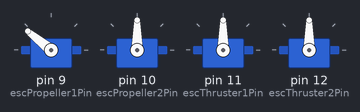
Bench run of a sketch on a simulated Arduino Uno, built with avr-gcc and run on an emulated ATmega328P. Shown: 4 × servo.

Above: at 0.1 s.
At 2.1 s:
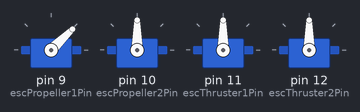
At 5.1 s:
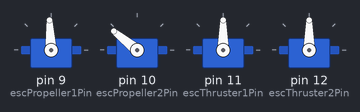
At 10.1 s:
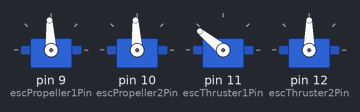
At 15.1 s:
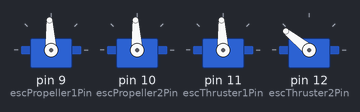
At 20.1 s:
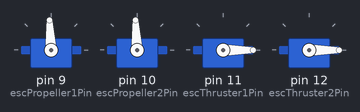
Timing chart, 0 to 21.6 s (numbered marks = the images above):
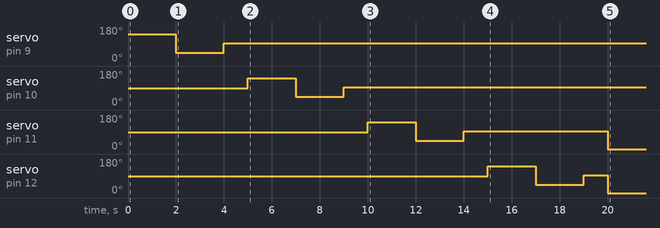

The sketch:

propellor.ino
```cpp
#include <Servo.h>

// Define ESC connections
const int escPropeller1Pin = 9; // ESC for Propeller 1
const int escPropeller2Pin = 10; // ESC for Propeller 2
const int escThruster1Pin = 11; // ESC for Side Thruster 1
const int escThruster2Pin = 12; // ESC for Side Thruster 2

Servo escPropeller1;
Servo escPropeller2;
Servo escThruster1;
Servo escThruster2;

// Movement commands
enum Direction { FORWARD, BACKWARD, LEFT, RIGHT, STOP };
Direction currentDirection;

// Map definition (example with a 5x5 grid, 0 = free, 1 = obstacle)
int map[5][5] = {
    {0, 0, 0, 0, 0},
    {0, 1, 1, 1, 0},
    {0, 0, 0, 1, 0},
    {0, 1, 0, 0, 0},
    {0, 0, 0, 0, 0}
};

// Starting and goal positions (example)
int startX = 0, startY = 0; // Starting point
int goalX = 4, goalY = 4; // Goal point

void setup() {
    escPropeller1.attach(escPropeller1Pin);
    escPropeller2.attach(escPropeller2Pin);
    escThruster1.attach(escThruster1Pin);
    escThruster2.attach(escThruster2Pin);

    // Calibrate ESCs
    calibrateESC(escPropeller1);
    calibrateESC(escPropeller2);
    calibrateESC(escThruster1);
    calibrateESC(escThruster2);

    // Run the D* Lite algorithm to find a path
    int pathLength = findPath(startX, startY, goalX, goalY);

    // Execute the path
    for (int i = 0; i < pathLength; i++) {
        executeMovement(currentDirection);
    }
}

void loop() {
    // Do nothing in loop, all actions are in setup for this example
}

// Function to find a path using D* Lite (simplified version)
int findPath(int startX, int startY, int goalX, int goalY) {
    // This is a placeholder for your D* Lite algorithm implementation
    // This function should return the number of steps in the found path
    // For demonstration, we will assume a direct path
    return 5; // Change this to the actual path length
}

// Function to execute movement based on the current direction
void executeMovement(Direction dir) {
    switch (dir) {
        case FORWARD:
            setBoatSpeed(1500, 1500, 0, 0); // Move forward
            break;
        case BACKWARD:
            setBoatSpeed(1000, 1000, 0, 0); // Move backward
            break;
        case LEFT:
            setBoatSpeed(0, 0, 1500, 1500); // Move left
            break;
        case RIGHT:
            setBoatSpeed(0, 0, 1000, 1000); // Move right
            break;
        case STOP:
            setBoatSpeed(0, 0, 0, 0); // Stop
            break;
    }
    delay(3000); // Move for 3 seconds
}

// Function to set the speed of the boat motors
void setBoatSpeed(int propSpeed1, int propSpeed2, int thrustSpeed1, int thrustSpeed2) {
    escPropeller1.writeMicroseconds(propSpeed1);
    escPropeller2.writeMicroseconds(propSpeed2);
    escThruster1.writeMicroseconds(thrustSpeed1);
    escThruster2.writeMicroseconds(thrustSpeed2);
}

// Function to calibrate the ESC
void calibrateESC(Servo &esc) {
    esc.writeMicroseconds(2000);
    delay(2000);
    esc.writeMicroseconds(1000);
    delay(2000);
    esc.writeMicroseconds(1500);
    delay(1000);
}
```
